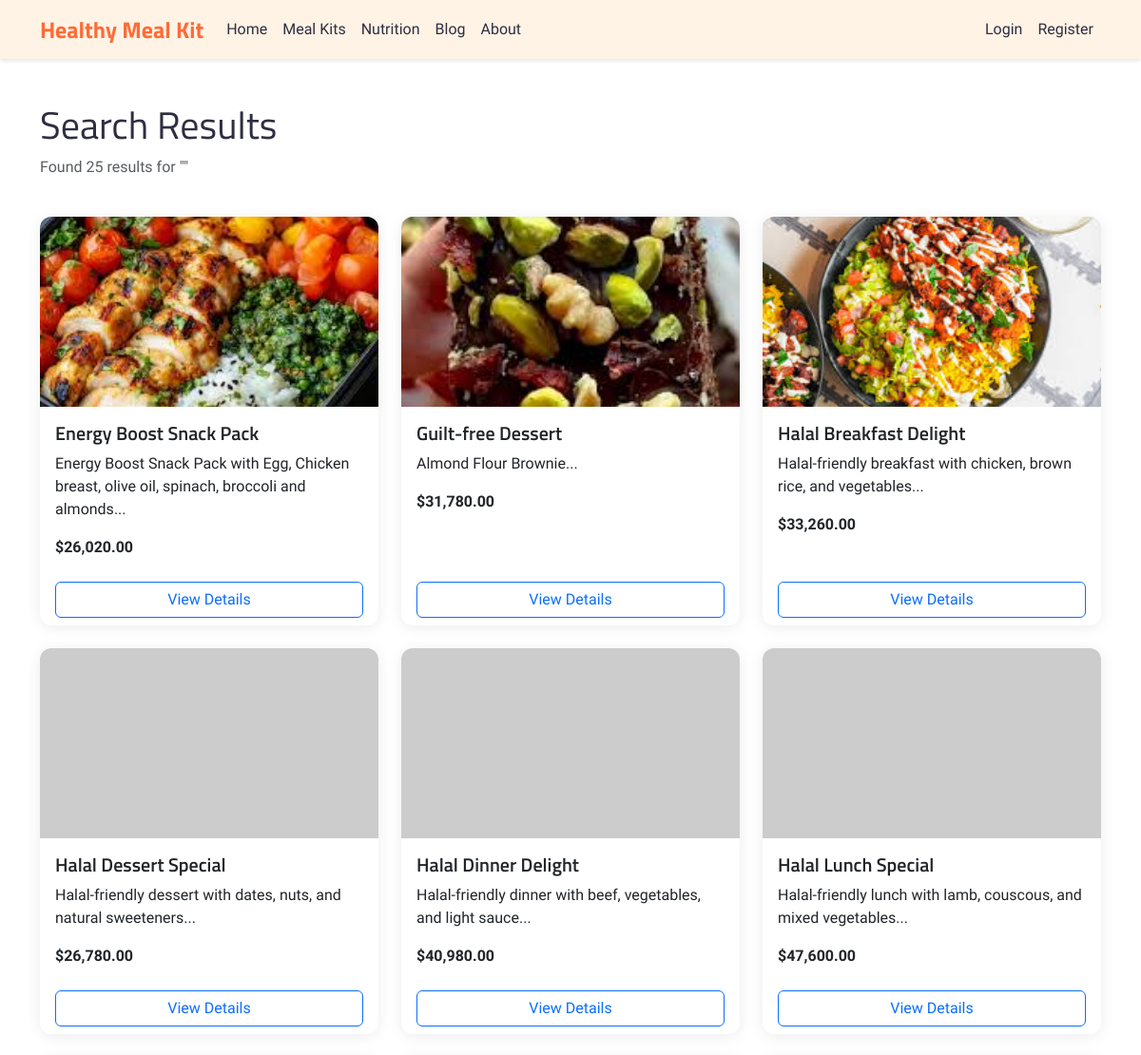
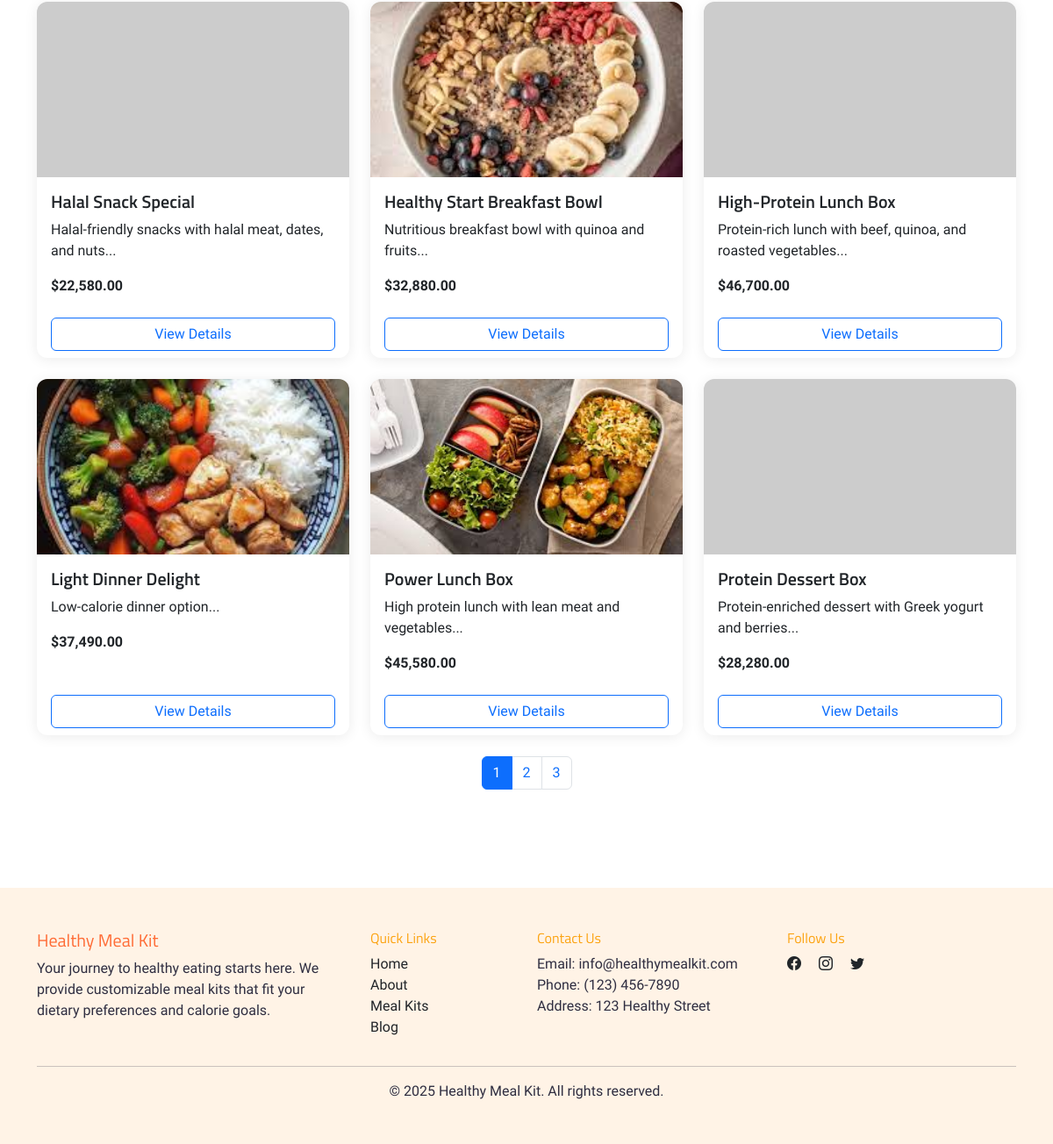
Page /search-results.php on the committed database (2 pictures, top to bottom).
### tables this page shows
CREATE TABLE meal_kits (
    meal_kit_id INT PRIMARY KEY AUTO_INCREMENT,
    name VARCHAR(100) NOT NULL,
    description TEXT NOT NULL,
    category_id INT,
    preparation_price INT NOT NULL,
    base_calories INT NOT NULL COMMENT 'Calculated from sum of ingredients',
    cooking_time INT,
    servings INT,
    image_url VARCHAR(255),
    is_active TINYINT(1) DEFAULT 1 COMMENT '0: inactive, 1: active',
    created_at TIMESTAMP DEFAULT CURRENT_TIMESTAMP,
    FOREIGN KEY (category_id) REFERENCES categories(category_id)
);

### search-results.php (the view, shortened to what this page needs)
<?php
require_once 'config/connection.php';
function get_meal_kit_image_url($image_url_db, $meal_kit_name) {
    if (!$image_url_db) return 'https://placehold.co/600x400/FFF3E6/FF6B35?text=' . urlencode($meal_kit_name);
    $parts = explode('/', trim($_SERVER['SCRIPT_NAME'], '/'));
    $projectBase = '/' . $parts[0];
    return $projectBase . '/uploads/meal-kits/' . $image_url_db;
}
$query = isset($_GET['q']) ? trim($_GET['q']) : '';
$page = isset($_GET['page']) ? (int)$_GET['page'] : 1;
$per_page = 12;
$offset = ($page - 1) * $per_page;
$total_count = $mysqli->query("SELECT COUNT(*) as count
                              FROM meal_kits
                              WHERE name LIKE '%$query%'
                              OR description LIKE '%$query%'")->fetch_assoc()['count'];
$total_pages = ceil($total_count / $per_page);
$stmt = $mysqli->prepare("
    SELECT
                mk.meal_kit_id,
                mk.name,
                mk.description,
                (mk.preparation_price + IFNULL(SUM(i.price_per_100g * mki.default_quantity / 100), 0)) as price,
                mk.image_url
            FROM meal_kits mk
            LEFT JOIN meal_kit_ingredients mki ON mk.meal_kit_id = mki.meal_kit_id
            LEFT JOIN ingredients i ON mki.ingredient_id = i.ingredient_id
            WHERE (mk.name LIKE ? OR mk.description LIKE ?) AND mk.is_active = 1
            GROUP BY mk.meal_kit_id
    ORDER BY name ASC
    LIMIT ? OFFSET ?
");
$searchTerm = "%$query%";
$stmt->bind_param("ssii", $searchTerm, $searchTerm, $per_page, $offset);
$stmt->execute();
$result = $stmt->get_result();
?>
<!DOCTYPE html>
<html lang="en">
<head>
    <link href="https://cdn.jsdelivr.net/npm/bootstrap@5.3.0/dist/css/bootstrap.min.css" rel="stylesheet">
    <link rel="stylesheet" href="https://cdn.jsdelivr.net/npm/bootstrap-icons@1.11.3/font/bootstrap-icons.min.css">
    <link rel="stylesheet" href="assets/css/style.css">
</head>
<body>
    <?php include 'includes/navbar.php'; ?>
    <div class="container py-5">
        <div class="row mb-4">
            <div class="col">
                <h1>Search Results</h1>
                <p class="text-muted">
                    Found <?php echo $total_count; ?> results for "<?php echo htmlspecialchars($query); ?>"
                </p>
            </div>
        </div>
        <?php if ($total_count > 0): ?>
        <div class="row row-cols-1 row-cols-md-2 row-cols-lg-3 g-4">
            <?php while ($meal = $result->fetch_assoc()): ?>
            <div class="col">
                <div class="card h-100">
                    <?php $img_url = get_meal_kit_image_url($meal['image_url'], $meal['name']); ?>
                    <img src="<?php echo htmlspecialchars($img_url); ?>" class="card-img-top" alt="Meal Kit Image">
                    <div class="card-body">
                        <h5 class="card-title"><?php echo htmlspecialchars($meal['name']); ?></h5>
                        <p class="card-text">
                            <?php echo htmlspecialchars(substr($meal['description'], 0, 100)) . '...'; ?></p>
                        <div class="d-flex justify-content-between align-items-center">
                            <div class="price-tag">
                                <strong>$<?php echo number_format($meal['price'], 2); ?></strong>
                            </div>
                        </div>
                    </div>
                    <div class="card-footer bg-transparent border-top-0">
                        <a href="meal-details.php?id=<?php echo $meal['meal_kit_id']; ?>"
                            class="btn btn-outline-primary w-100">View Details</a>
                    </div>
                </div>
            </div>
            <?php endwhile; ?>
        </div>
        <?php if ($total_pages > 1): ?>
        <div class="row mt-4">
            <div class="col">
                <nav aria-label="Search results pages">
                    <ul class="pagination justify-content-center">
                        <?php for ($i = 1; $i <= $total_pages; $i++): ?>
                        <li class="page-item <?php echo $i === $page ? 'active' : ''; ?>">
                            <a class="page-link" href="?q=<?php echo urlencode($query); ?>&page=<?php echo $i; ?>">
                                <?php echo $i; ?>
                            </a>
                        </li>
                        <?php endfor; ?>
                    </ul>
                </nav>
            </div>
        </div>
        <?php endif; ?>
        <?php else: ?>
        <div class="alert alert-info">
            No meal kits found matching your search criteria.
        </div>
        <?php endif; ?>
    </div>
    <?php include 'includes/footer.php'; ?>
</body>
</html>

### assets/css/style.css (style rules this page uses)
:root { --primary: #FF6B35; --secondary: #FCA311; --accent: #FFD23F; --light: #FFF3E6; --white: #FFFFFF; --dark: #2F2E41; --heading-font: 'Titillium Web', sans-serif; --body-font: 'Schibsted Grotesk', sans-serif; }
body { font-family: var(--body-font); color: var(--dark); padding-top: 60px; }
h1, h2, h3, h4, h5, h6 { font-family: var(--heading-font); }
.card { border: none; box-shadow: 0 2px 15px rgba(0,0,0,0.08); border-radius: 12px; overflow: hidden; }
.card-img-top { height: 200px; object-fit: cover; }
.card-title { font-family: var(--heading-font); font-weight: 600; }
.card-text { font-family: var(--body-font); font-weight: 300; }

### rows in the picture
meal_kits: image_url+name (picture), name "Energy Boost Snack Pack", description "Energy Boost Snack Pack with Egg, Chicken breast, olive oil, spinach, broccoli and almonds", price "26,020.00"
meal_kits: image_url+name (picture), name "Guilt-free Dessert", description "Almond Flour Brownie", price "31,780.00"
meal_kits: image_url+name (picture), name "Halal Breakfast Delight", description "Halal-friendly breakfast with chicken, brown rice, and vegetables", price "33,260.00"
meal_kits: name "Halal Dessert Special", description "Halal-friendly dessert with dates, nuts, and natural sweeteners", price "26,780.00"
meal_kits: name "Halal Dinner Delight", description "Halal-friendly dinner with beef, vegetables, and light sauce", price "40,980.00"
meal_kits: name "Halal Lunch Special", description "Halal-friendly lunch with lamb, couscous, and mixed vegetables", price "47,600.00"
meal_kits: name "Halal Snack Special", description "Halal-friendly snacks with halal meat, dates, and nuts", price "22,580.00"
meal_kits: image_url+name (picture), name "Healthy Start Breakfast Bowl", description "Nutritious breakfast bowl with quinoa and fruits", price "32,880.00"
meal_kits: name "High-Protein Lunch Box", description "Protein-rich lunch with beef, quinoa, and roasted vegetables", price "46,700.00"
meal_kits: image_url+name (picture), name "Light Dinner Delight", description "Low-calorie dinner option", price "37,490.00"
meal_kits: image_url+name (picture), name "Power Lunch Box", description "High protein lunch with lean meat and vegetables", price "45,580.00"
meal_kits: name "Protein Dessert Box", description "Protein-enriched dessert with Greek yogurt and berries", price "28,280.00"

### other values in the picture
$total_count "25"
